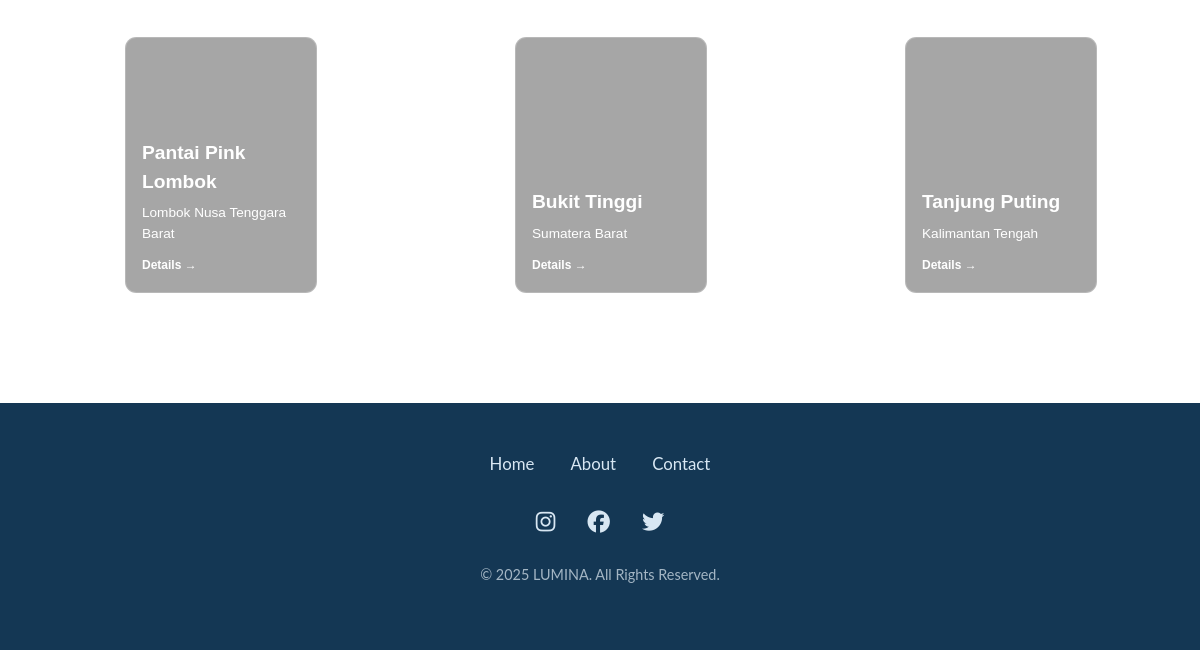
/destinations.php (lower part), run on an earlier commit of the app's database.
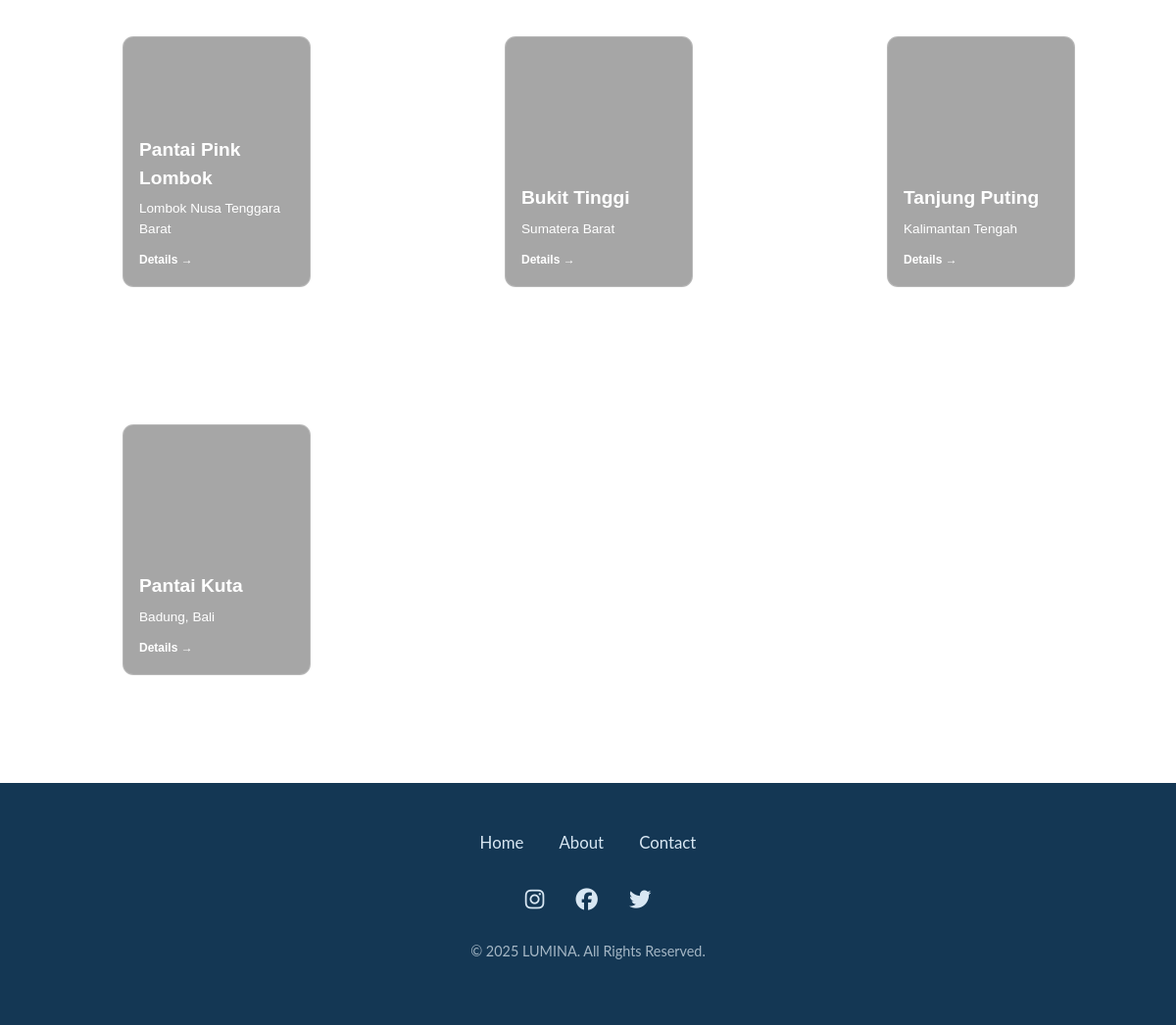
And on a later commit of the database.
### tables this page shows
CREATE TABLE `destinations` (
  `id` int(11) NOT NULL,
  `title` varchar(200) NOT NULL,
  `location` varchar(255) DEFAULT NULL,
  `price` decimal(12,2) DEFAULT 0.00,
  `description` text DEFAULT NULL,
  `maps_embed` text DEFAULT NULL,
  `cover_image` varchar(255) DEFAULT NULL,
  `category` varchar(100) DEFAULT NULL,
  `created_at` timestamp NOT NULL DEFAULT current_timestamp(),
  `updated_at` timestamp NOT NULL DEFAULT current_timestamp() ON UPDATE current_timestamp()
);

### components/components.php (the view, shortened to what this page needs)
<?php
function head($title)
{
?>
  <link href="https://cdn.jsdelivr.net/npm/bootstrap@5.3.8/dist/css/bootstrap.min.css"
    rel="stylesheet"
>
  <link rel="stylesheet" href="../css/style.css">
  <link rel="stylesheet" href="../css/card.css">
  <link rel="stylesheet" href="https://cdnjs.cloudflare.com/ajax/libs/font-awesome/6.5.0/css/all.min.css">
<?php
}
?>
<?php
function footer()
{ ?>
  <div class="footer">
    <div class="footer-content">
      <div class="footer-nav">
        <a href="index.php">Home</a>
        <a href="index.php #about">About</a>
        <a href="index.php #contact">Contact</a>
      </div>
      <div class="footer-social">
        <a href="#"><i class="fa-brands fa-instagram"></i></a>
        <a href="#"><i class="fa-brands fa-facebook"></i></a>
        <a href="#"><i class="fa-brands fa-twitter"></i></a>
      </div>
      <p class="footer-copy">© 2025 LUMINA. All Rights Reserved.</p>
    </div>
  </div>
<?php }
?>
<?php
function cardDestination($data) {
?>
<div class="card-container card-destination">
    <div class="card-box" style="
        background-image: url('<?= htmlspecialchars($data['cover_image']) ?>');
        background-size: cover;
        background-position: center;
    ">
        <div class="card-content">
            <strong class="dest-title"><?= htmlspecialchars($data['title']) ?></strong>
            <p class="dest-location"><?= htmlspecialchars($data['location']) ?></p>
            <a href="detail.php?id=<?=$data['id']?>" class="detail-btn">Details →</a>
        </div>
    </div>
</div>
<?php
}
?>

### destinations.php (shortened to what this page needs)
<?php
include("config/koneksi.php");
include("components/components.php");
?>
<!DOCTYPE html>
<html lang="en">
<head>
    <?php head("Destination") ?>
    <link rel="stylesheet" href="css/style.css">
    <link rel="stylesheet" href="css/card.css">
    <link rel="stylesheet" href="css/destinations.css">
    <link rel="stylesheet" href="css/footer.css">
    <link rel="stylesheet" href="https://cdnjs.cloudflare.com/ajax/libs/font-awesome/6.5.0/css/all.min.css">
</head>
<body>
    <main class="content">
        <section class="menu-grid">
            <?php
            $sql = "SELECT * FROM destinations";
            $result = mysqli_query($koneksi, $sql);
            if (mysqli_num_rows($result) == 0) {
                echo "<p style='grid-column: 1 / -1; text-align: center; color: white; font-size: 1.3rem; margin-top: 50px;'>Belum ada destinasi</p>";
            } else {
                while ($row = mysqli_fetch_assoc($result)) {
                    cardDestination($row);
                }
            }
            ?>
        </section>
    </main>
    <?php footer() ?>
</body>
</html>

What changed in the data, as far as the page shows it:
added destinations: title "Pantai Kuta", location "Badung, Bali"
